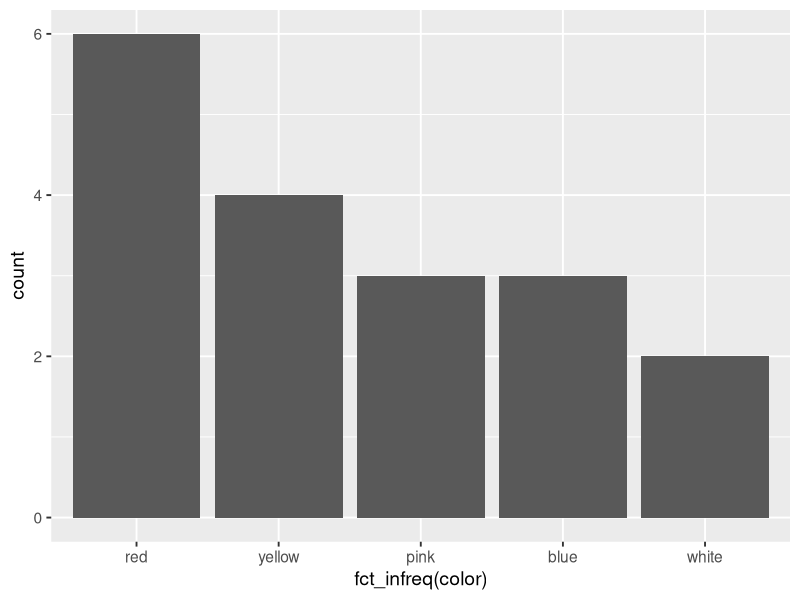
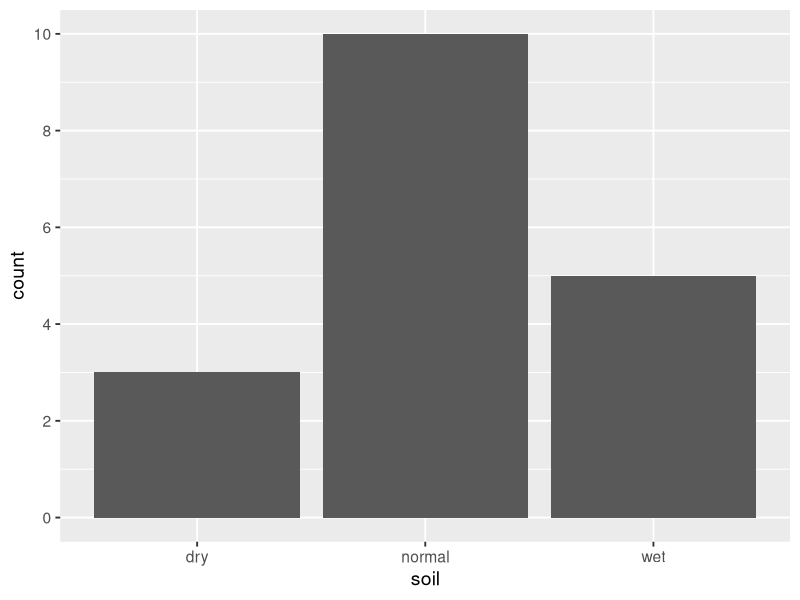

The R source for these figures, in order:
## ---- chunk 1
knitr::opts_chunk$set(echo = TRUE, 
                      warning = FALSE,
                      message = FALSE)
## ---- chunk 2
library(cluster)
library(tidyverse)
f <- flower %>% 
  transmute(winter = fct_recode(V1, no = "0", yes = "1"),
  shadow = fct_recode(V2, no = "0", yes = "1"),
  tubers = fct_recode(V3, no = "0", yes = "1"),
  color = fct_recode(V4, white = "1", yellow = "2", pink = "3", red = "4", blue = "5"),
  soil = fct_recode(V5, dry = "1", normal = "2", wet = "3"),
  ranking = V6,
  height = V7,
  distance = V8)
f
## ---- chunk 3
ggplot(f, aes(fct_infreq(color))) + geom_bar() + theme_grey(14)
## ---- chunk 4
ggplot(f, aes(soil)) + 
  geom_bar() +
  scale_y_continuous(breaks = seq(0,10,2)) + theme_grey(14)
